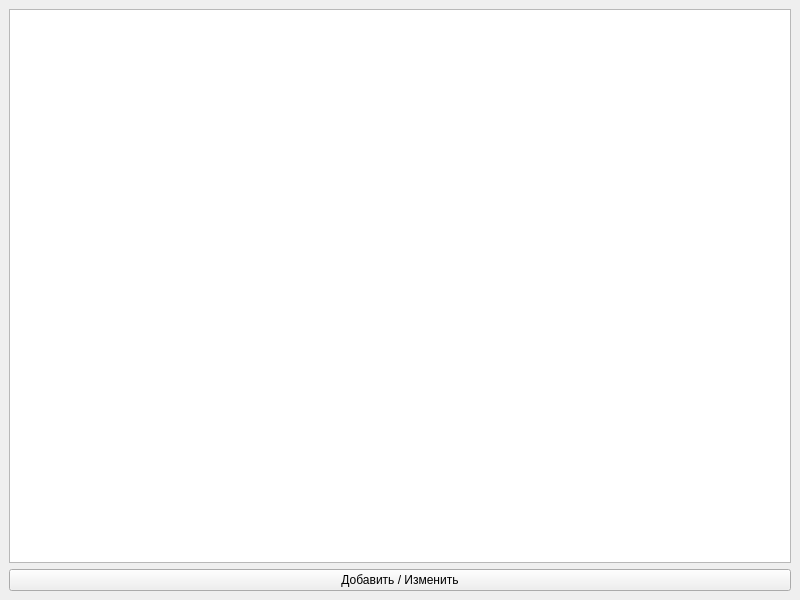
<?xml version="1.0" encoding="UTF-8"?>
<ui version="4.0">
 <class>MainWindow</class>
 <widget class="QMainWindow" name="MainWindow">
  <property name="geometry">
   <rect>
    <x>0</x>
    <y>0</y>
    <width>800</width>
    <height>600</height>
   </rect>
  </property>
  <property name="windowTitle">
   <string>MainWindow</string>
  </property>
  <widget class="QWidget" name="centralwidget">
   <layout class="QVBoxLayout" name="verticalLayout">
    <item>
     <widget class="QTableWidget" name="tableWidget"/>
    </item>
    <item>
     <widget class="QPushButton" name="nextForm">
      <property name="text">
       <string>Добавить / Изменить</string>
      </property>
     </widget>
    </item>
   </layout>
  </widget>
 </widget>
 <resources/>
 <connections/>
</ui>
